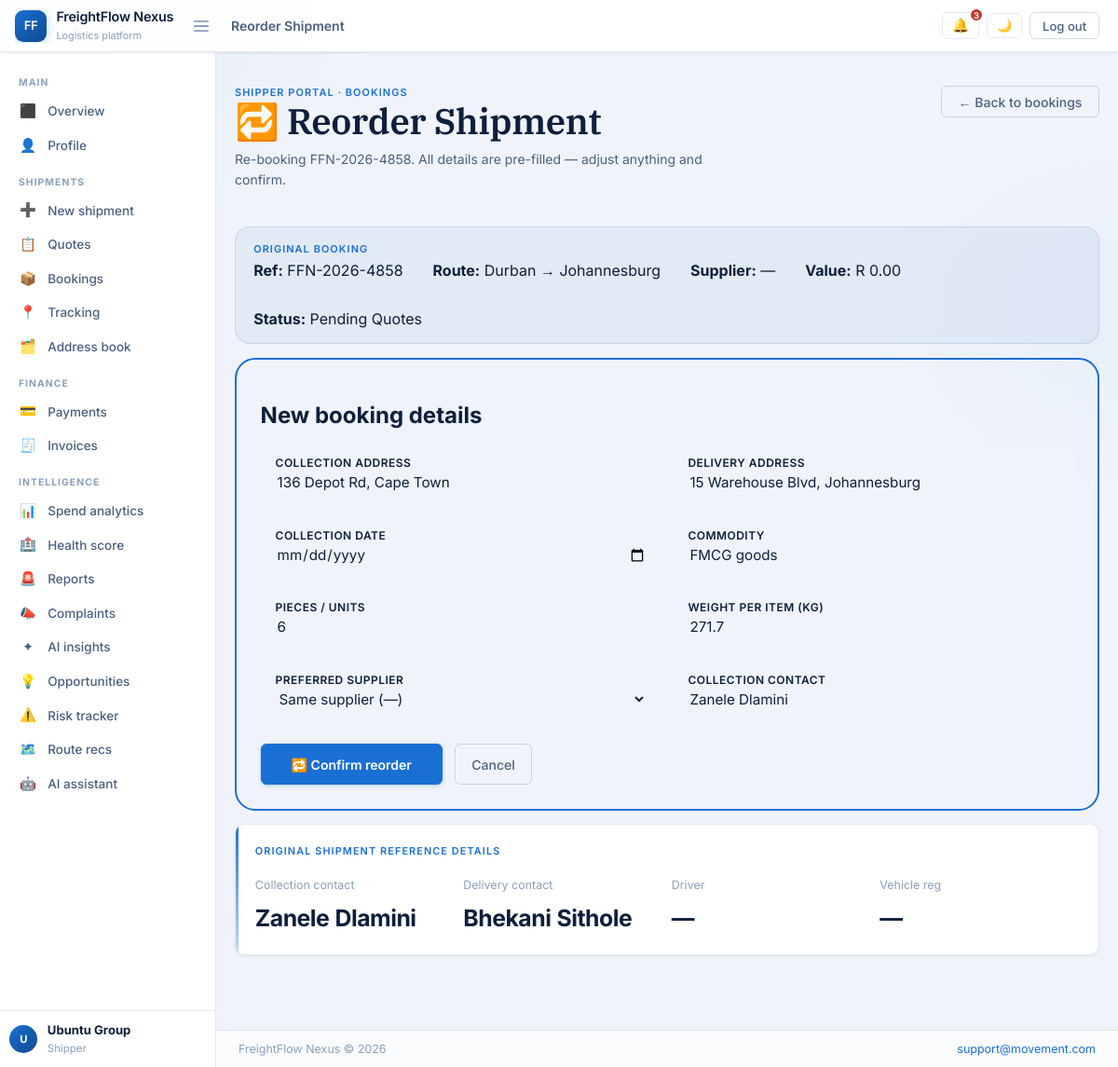
Screenshot of /shipper/bookings/FFN-2026-4858/reorder (signed in) with the database file from the repository.
### app/models/__init__.py (models this page shows, shortened)
class User(UserMixin, db.Model):
    __tablename__ = "users"
    id            = db.Column(db.Integer, primary_key=True)
    email         = db.Column(db.String(180), unique=True, nullable=False, index=True)
    password_hash = db.Column(db.String(256), nullable=False)
    role          = db.Column(db.String(20), nullable=False)   # shipper|supplier|driver|admin
    first_name    = db.Column(db.String(80))
    last_name     = db.Column(db.String(80))
    phone         = db.Column(db.String(30))
    is_active     = db.Column(db.Boolean, default=True)
    is_verified   = db.Column(db.Boolean, default=False)
    created_at    = db.Column(db.DateTime, default=utcnow)
    last_login    = db.Column(db.DateTime)
    shipper_profile  = db.relationship("ShipperProfile",  back_populates="user", uselist=False, cascade="all, delete")
    supplier_profile = db.relationship("SupplierProfile", back_populates="user", uselist=False, cascade="all, delete")
    driver_profile   = db.relationship("Driver",          back_populates="user", uselist=False, cascade="all, delete")
    admin_profile    = db.relationship("AdminProfile",    back_populates="user", uselist=False, cascade="all, delete")
    notifications    = db.relationship("Notification", back_populates="user", lazy="dynamic", cascade="all, delete")
    audit_logs       = db.relationship("AuditLog", back_populates="user", lazy="dynamic")
    @property
    def full_name(self):
        return f"{self.first_name or ''} {self.last_name or ''}".strip() or self.email

class Booking(db.Model):
    __tablename__ = "bookings"
    id                  = db.Column(db.Integer, primary_key=True)
    ref                 = db.Column(db.String(20), unique=True, nullable=False, index=True)
    shipper_id          = db.Column(db.Integer, db.ForeignKey("shipper_profiles.id"), nullable=False)
    supplier_id         = db.Column(db.Integer, db.ForeignKey("supplier_profiles.id"))
    driver_id           = db.Column(db.Integer, db.ForeignKey("drivers.id"))
    vehicle_id          = db.Column(db.Integer, db.ForeignKey("vehicles.id"))
    accepted_quote_id   = db.Column(db.Integer, db.ForeignKey("quotes.id"))
    collection_address  = db.Column(db.String(200))
    collection_city     = db.Column(db.String(60))
    delivery_address    = db.Column(db.String(200))
    delivery_city       = db.Column(db.String(60))
    route               = db.Column(db.String(120))   # "Durban → Johannesburg"
    distance_km         = db.Column(db.Float)
    commodity           = db.Column(db.String(80))
    pieces              = db.Column(db.Integer)
    weight_per_item_kg  = db.Column(db.Float)
    total_weight_kg     = db.Column(db.Float)
    vehicle_type_req    = db.Column(db.String(60))
    destination_type    = db.Column(db.String(30))   # DC|Direct|Port
    collection_contact  = db.Column(db.String(80))
    collection_phone    = db.Column(db.String(20))
    delivery_contact    = db.Column(db.String(80))
    delivery_phone      = db.Column(db.String(20))
    quoted_value        = db.Column(db.Float, default=0)
    platform_fee        = db.Column(db.Float, default=0)
    supplier_payout     = db.Column(db.Float, default=0)
    collection_date     = db.Column(db.Date)
    delivery_date       = db.Column(db.Date)
    created_at          = db.Column(db.DateTime, default=utcnow)
    confirmed_at        = db.Column(db.DateTime)
    collected_at        = db.Column(db.DateTime)
    delivered_at        = db.Column(db.DateTime)
    status              = db.Column(db.String(30), default="Pending Quotes")
    risk_level          = db.Column(db.String(10), default="Low")  # Low|Medium|High
    notes               = db.Column(db.Text)
    pod_signed          = db.Column(db.Boolean, default=False)
    pod_signed_at       = db.Column(db.DateTime)
    shipper     = db.relationship("ShipperProfile", back_populates="bookings")
    supplier    = db.relationship("SupplierProfile", back_populates="bookings")
    driver      = db.relationship("Driver", back_populates="bookings")
    vehicle     = db.relationship("Vehicle", back_populates="bookings")
    quotes      = db.relationship("Quote", back_populates="booking",
                                  primaryjoin="Booking.id == Quote.booking_id",
                                  foreign_keys="Quote.booking_id", lazy="dynamic", cascade="all, delete")
    status_events = db.relationship("BookingStatusEvent", back_populates="booking",
                                    order_by="BookingStatusEvent.created_at", cascade="all, delete")
    invoice     = db.relationship("Invoice", back_populates="booking", uselist=False, cascade="all, delete")
    purchase_order = db.relationship("PurchaseOrder", back_populates="booking", uselist=False, cascade="all, delete")

### app/routes/shipper.py (the view)
@shipper_bp.route("/bookings/<ref>/reorder")
@shipper_required
def reorder(ref):
    shipper = get_shipper()
    original = Booking.query.filter_by(ref=ref, shipper_id=shipper.id).first_or_404()
    return render_template("shipper/reorder.html",
        title="Reorder Shipment",
        original=booking_to_v19(original), shipper=shipper)

### app/templates/shipper/reorder.html (shortened to what this page needs)
{% extends "base.html" %}
{% block content %}
<div class="stack page-space">
  <div class="topbar">
    <div>
      <p class="eyebrow">Shipper portal · Bookings</p>
      <h1>🔁 Reorder Shipment</h1>
      <p class="topbar-copy">Re-booking {{ original.ref }}. All details are pre-filled — adjust anything and confirm.</p>
    </div>
    <div class="button-row">
      <a href="{{ url_for('shipper.bookings') }}" class="ghost-button">← Back to bookings</a>
    </div>
  </div>
  <div style="background:rgba(21,95,160,.06);border:1px solid rgba(21,95,160,.15);border-radius:16px;padding:1rem 1.2rem">
    <p class="eyebrow" style="margin-bottom:.4rem">Original booking</p>
    <div style="display:flex;gap:2rem;flex-wrap:wrap">
      <span><strong>Ref:</strong> {{ original.ref }}</span>
      <span><strong>Route:</strong> {{ original.route }}</span>
      <span><strong>Supplier:</strong> {{ original.supplier }}</span>
      <span><strong>Value:</strong> {{ zar(original.value) }}</span>
      <span><strong>Status:</strong> {{ original.status }}</span>
    </div>
  </div>
  <div class="reorder-card">
    <h2 style="margin-bottom:1rem">New booking details</h2>
    <form action="{{ '#' }}" method="POST">
      <div class="field-row">
        <div class="reorder-field">
          <label>Collection address</label>
          <input type="text" name="collection_address" value="{{ original.collectionAddress }}">
        </div>
        <div class="reorder-field">
          <label>Delivery address</label>
          <input type="text" name="delivery_address" value="{{ original.deliveryAddress }}">
        </div>
      </div>
      <div class="field-row" style="margin-top:.8rem">
        <div class="reorder-field">
          <label>Collection date</label>
          <input type="date" name="collect_date" value="">
        </div>
        <div class="reorder-field">
          <label>Commodity</label>
          <input type="text" name="commodity" value="{{ original.commodity }}">
        </div>
      </div>
      <div class="field-row" style="margin-top:.8rem">
        <div class="reorder-field">
          <label>Pieces / units</label>
          <input type="number" name="pieces" value="{{ original.pieces }}">
        </div>
        <div class="reorder-field">
          <label>Weight per item (kg)</label>
          <input type="number" name="weight" value="{{ original.weightPerItem }}">
        </div>
      </div>
      <div class="field-row" style="margin-top:.8rem">
        <div class="reorder-field">
          <label>Preferred supplier</label>
          <select name="supplier_pref">
            <option value="">Same supplier ({{ original.supplier }})</option>
          </select>
        </div>
        <div class="reorder-field">
          <label>Collection contact</label>
          <input type="text" name="collection_contact" value="{{ original.collectionContact }}">
        </div>
      </div>
      <div style="display:flex;gap:.8rem;margin-top:1.5rem;flex-wrap:wrap">
        <button type="submit" class="primary-button" style="padding:.8rem 2rem">🔁 Confirm reorder</button>
        <a href="{{ url_for('shipper.bookings') }}" class="ghost-button">Cancel</a>
      </div>
    </form>
  </div>
  <div class="stat-card" style="padding:1.3rem">
    <p class="eyebrow" style="margin-bottom:.6rem">Original shipment reference details</p>
    <div style="display:grid;grid-template-columns:repeat(auto-fit,minmax(160px,1fr));gap:.6rem">
      <div><p class="small-note">Collection contact</p><strong>{{ original.collectionContact }}</strong></div>
      <div><p class="small-note">Delivery contact</p><strong>{{ original.deliveryContact }}</strong></div>
      <div><p class="small-note">Driver</p><strong>{{ original.driverName }}</strong></div>
      <div><p class="small-note">Vehicle reg</p><strong>{{ original.vehicleReg }}</strong></div>
    </div>
  </div>
</div>
{% endblock %}

### app/templates/base.html (shortened to what this page needs)
<!DOCTYPE html>
<html lang="en">
<head>
</head>
<body>
<header class="topbar-fixed">
  <div class="topbar-left">
    <a href="{{ url_for('public.index') }}" class="brand-lockup">
      <div class="brand-mark">FF</div>
      <span class="brand-text">
        <strong>FreightFlow Nexus</strong>
        <small>Logistics platform</small>
      </span>
    </a>
    {% if role %}
    <button class="sidebar-toggle" onclick="toggleSidebar()" title="Toggle sidebar" id="sidebar-toggle-btn">
      <svg width="16" height="16" viewBox="0 0 16 16" fill="none">
        <rect y="2" width="16" height="1.8" rx=".9" fill="currentColor"/>
        <rect y="7.1" width="16" height="1.8" rx=".9" fill="currentColor"/>
        <rect y="12.2" width="16" height="1.8" rx=".9" fill="currentColor"/>
      </svg>
    </button>
    {% endif %}
  </div>
  <span class="topbar-title">{% if title %}{{ title }}{% endif %}</span>
  <div class="topbar-right">
    {% if role %}
    <div class="bell-wrap" id="bell-wrap">
      <button class="bell-btn" onclick="toggleBell()" id="bell-btn">
        🔔
        {% if bell_count and bell_count > 0 %}<span class="bell-badge">{{ bell_count }}</span>{% endif %}
      </button>
    </div>
    <button class="dark-toggle" onclick="toggleDark()" id="dark-toggle" title="Toggle dark mode">🌙</button>
    <a href="{{ url_for('auth.logout') }}" class="ghost-button" style="font-size:.82rem;padding:.36rem .8rem">Log out</a>
    {% else %}
    <button class="dark-toggle" onclick="toggleDark()" id="dark-toggle" title="Toggle dark mode">🌙</button>
    <a href="{{ url_for('auth.login') }}" class="primary-button" style="font-size:.82rem;padding:.38rem .9rem">Log in</a>
    {% endif %}
  </div>
</header>
{% if role %}
<nav class="sidebar" id="sidebar">
  <div class="sidebar-inner">
    {% if role == 'shipper' %}
      <div class="sidebar-section-label">Main</div>
      <a href="{{ url_for('shipper.dashboard') }}" class="sidebar-link {% if request.endpoint=='shipper.dashboard' %}active{% endif %}" data-tip="Overview">
        <span class="sidebar-icon">⬛</span><span class="sidebar-label">Overview</span>
      </a>
      <a href="{{ url_for('auth.profile') }}" class="sidebar-link {% if request.endpoint=='auth.profile' %}active{% endif %}" data-tip="Profile">
        <span class="sidebar-icon">👤</span><span class="sidebar-label">Profile</span>
      </a>
      <div class="sidebar-section-label">Shipments</div>
      <a href="{{ url_for('shipper.new_booking') }}" class="sidebar-link {% if request.endpoint=='shipper.new_booking' %}active{% endif %}" data-tip="New shipment">
        <span class="sidebar-icon">➕</span><span class="sidebar-label">New shipment</span>
      </a>
      <a href="{{ url_for('shipper.bookings') }}" class="sidebar-link {% if request.endpoint=='shipper.bookings' %}active{% endif %}" data-tip="Quotes">
        <span class="sidebar-icon">📋</span><span class="sidebar-label">Quotes</span>
      </a>
      <a href="{{ url_for('shipper.bookings') }}" class="sidebar-link {% if request.endpoint=='shipper.bookings' %}active{% endif %}" data-tip="Bookings">
        <span class="sidebar-icon">📦</span><span class="sidebar-label">Bookings</span>
      </a>
      <a href="{{ url_for('shipper.bookings') }}" class="sidebar-link {% if request.endpoint=='shipper.bookings' %}active{% endif %}" data-tip="Tracking">
        <span class="sidebar-icon">📍</span><span class="sidebar-label">Tracking</span>
      </a>
      <a href="{{ url_for('shipper.address_book') }}" class="sidebar-link {% if request.endpoint=='shipper.address_book' %}active{% endif %}" data-tip="Address book">
        <span class="sidebar-icon">🗂️</span><span class="sidebar-label">Address book</span>
      </a>
      <div class="sidebar-section-label">Finance</div>
      <a href="{{ url_for('shipper.bookings') }}" class="sidebar-link {% if request.endpoint=='shipper.bookings' %}active{% endif %}" data-tip="Payments">
        <span class="sidebar-icon">💳</span><span class="sidebar-label">Payments</span>
      </a>
      <a href="{{ url_for('shipper.bookings') }}" class="sidebar-link {% if request.endpoint=='shipper.bookings' %}active{% endif %}" data-tip="Invoices">
        <span class="sidebar-icon">🧾</span><span class="sidebar-label">Invoices</span>
      </a>
      <div class="sidebar-section-label">Intelligence</div>
      <a href="{{ url_for('shipper.analytics') }}" class="sidebar-link {% if request.endpoint=='shipper.analytics' %}active{% endif %}" data-tip="Spend analytics">
        <span class="sidebar-icon">📊</span><span class="sidebar-label">Spend analytics</span>
      </a>
      <a href="{{ url_for('shipper.health_score') }}" class="sidebar-link {% if request.endpoint=='shipper.health_score' %}active{% endif %}" data-tip="Health score">
        <span class="sidebar-icon">🏥</span><span class="sidebar-label">Health score</span>
      </a>
      <a href="{{ url_for('shipper.bookings') }}" class="sidebar-link {% if 'shipper_report' in request.endpoint %}active{% endif %}" data-tip="Reports">
        <span class="sidebar-icon">🚨</span><span class="sidebar-label">Reports</span>
      </a>
      <a href="{{ url_for('shipper.complaints') }}" class="sidebar-link {% if 'shipper.complaint' in request.endpoint %}active{% endif %}" data-tip="Complaints">
        <span class="sidebar-icon">📣</span><span class="sidebar-label">Complaints</span>
      </a>
      <a href="{{ url_for('shipper.ai_insights') }}" class="sidebar-link {% if request.endpoint=='shipper.ai_insights' %}active{% endif %}" data-tip="AI insights">
        <span class="sidebar-icon">✦</span><span class="sidebar-label">AI insights</span>
      </a>
      <a href="{{ url_for('shipper.opportunities') }}" class="sidebar-link {% if request.endpoint=='shipper.opportunities' %}active{% endif %}" data-tip="Opportunities">
        <span class="sidebar-icon">💡</span><span class="sidebar-label">Opportunities</span>
      </a>
      <a href="{{ url_for('shipper.risk') }}" class="sidebar-link {% if request.endpoint=='shipper.risk' %}active{% endif %}" data-tip="Risk tracker">
        <span class="sidebar-icon">⚠️</span><span class="sidebar-label">Risk tracker</span>
      </a>
      <a href="{{ url_for('shipper.bookings') }}" class="sidebar-link {% if request.endpoint=='shipper.bookings' %}active{% endif %}" data-tip="Route recs">
        <span class="sidebar-icon">🗺️</span><span class="sidebar-label">Route recs</span>
      </a>
      <a href="{{ url_for('shipper.ai_assistant') }}" class="sidebar-link {% if request.endpoint=='shipper.ai_assistant' %}active{% endif %}" data-tip="AI assistant">
        <span class="sidebar-icon">🤖</span><span class="sidebar-label">AI assistant</span>
      </a>
    {% endif %}
  </div>
  <div class="sidebar-footer">
    <div class="user-avatar">{{ user[0]|upper if user else 'U' }}</div>
    <div class="sidebar-user-info">
      <strong>{{ user }}</strong>
      <span>{{ role }}</span>
    </div>
  </div>
</nav>
{% endif %}
<div class="page-shell">
  <main class="app-shell">
    {% block content %}{% endblock %}
  </main>
  <footer class="site-footer">
    <span class="small-note">FreightFlow Nexus &copy; 2026</span>
    <span class="small-note"><a href="mailto:support@movement.com">support@movement.com</a></span>
  </footer>
</div>
</body>
</html>

### rows the page displays
User: role "Shipper"
Booking: ref "FFN-2026-4858", route "Durban → Johannesburg", status "Pending Quotes", collection_address "136 Depot Rd, Cape Town", delivery_address "15 Warehouse Blvd, Johannesburg", commodity "FMCG goods", weight "271.7", collection_contact "Zanele Dlamini", collectionContact "Zanele Dlamini", deliveryContact "Bhekani Sithole"

### other values shown
{{ title }} "Reorder Shipment"
{{ bell_count }} "3"
{{ user[0]|upper if user else 'U' }} "U"
{{ user }} "Ubuntu Group"
{{ original.supplier }} "—"
{{ zar(original.value) }} "R 0.00"
{{ original.driverName }} "—"
{{ original.vehicleReg }} "—"
